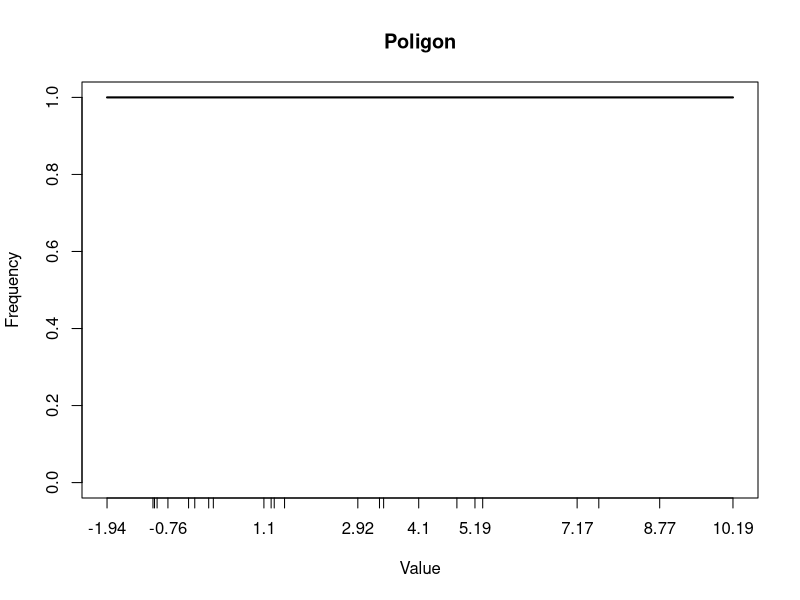
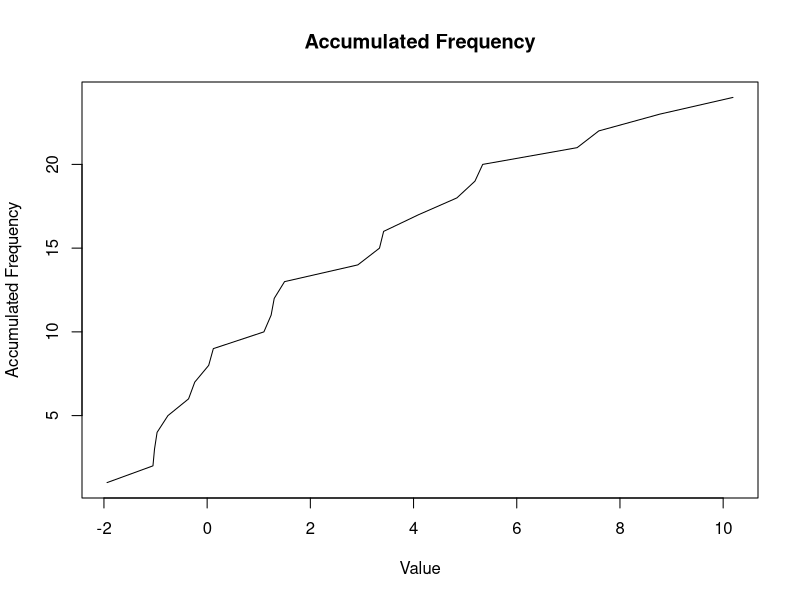
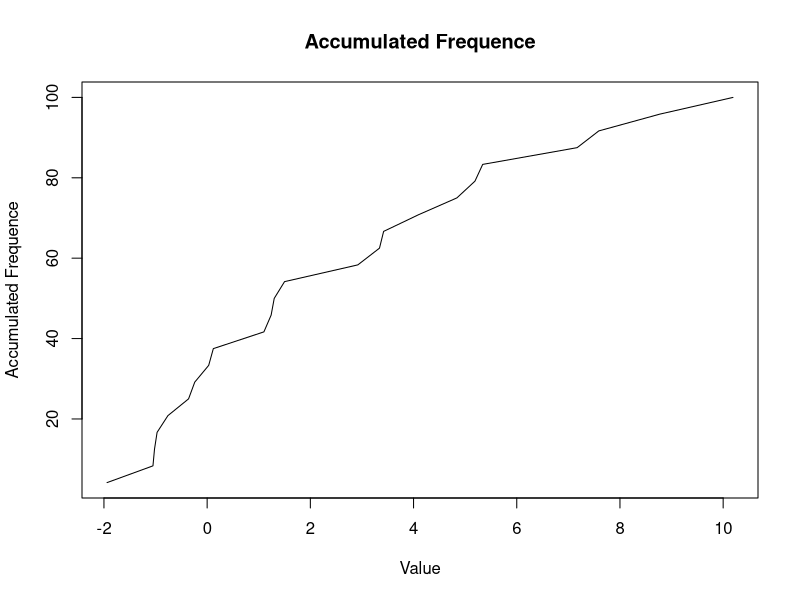

Write R code to recreate these figures, in order.
# read data
dat <- read.table(file = "input_lab01.txt")
y <- t(dat)

# frequency
a <- table(y)

# create table
f <- as.data.frame(a)
f[,3] <- 100 * (a / sum(a))
f[,4] <- cumsum(a)
f[,5] <- cumsum(f[,3])

# change column names
colnames(f) <- c("Value", "Frequency", "Frequence", "Accumulated Frequency", "Accumulated Frequence")
print(f)

# poligon plot
plot(a, type="l", main="Poligon", xlab="Value", ylab="Frequency")

# get unique sorted elements
x<-unique(sort(as.numeric(y)))

# cumulat plots
plot(x, as.numeric(f[,4]), type="l", main="Accumulated Frequency", xlab="Value", ylab="Accumulated Frequency")
plot(x, as.numeric(f[,5]), type="l", main="Accumulated Frequence", xlab="Value", ylab="Accumulated Frequence")
